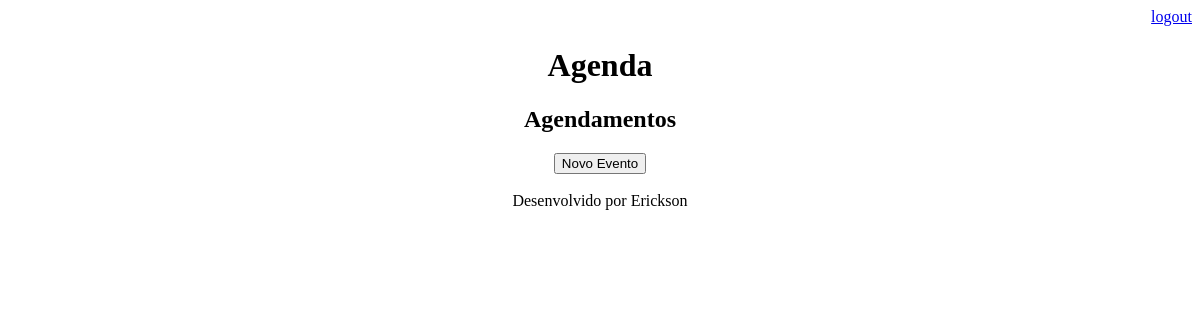
The page /agenda/lista (signed in) on the database as committed earlier.
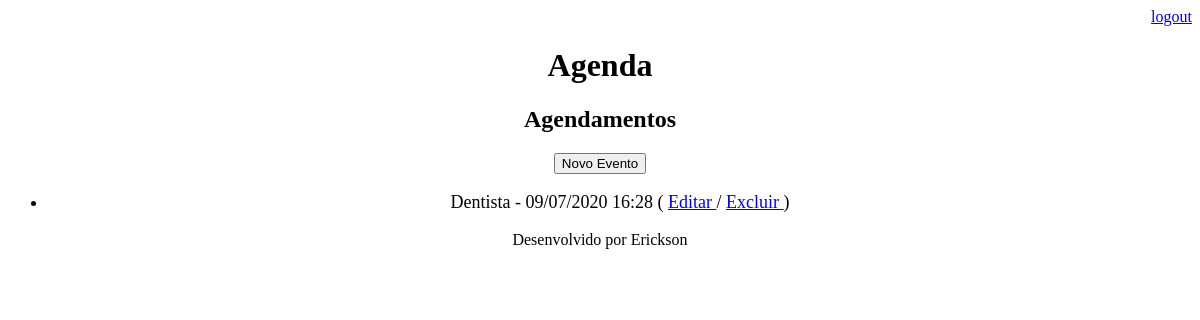
The same page on the database as committed later.
### core/models.py (models this page shows, shortened)
class Evento(models.Model):
    titulo = models.CharField(max_length=100, verbose_name='Título')
    descricao = models.TextField(blank=True, null=True)
    data_evento = models.DateTimeField(verbose_name='Data do Evento')
    data_criacao = models.DateTimeField(auto_now=True, verbose_name='DAta da Criação')
    local = models.CharField(max_length=100, blank=True, null=True)
    usuario = models.ForeignKey(User, on_delete=models.CASCADE)
    class Meta:
        db_table = 'evento'
    def get_data_evento(self):
        return self.data_evento.strftime('%d/%m/%Y %H:%M')
    def get_evento_atrasado(self):
        if self.data_evento < datetime.now():
            return True
        else:
            return False

### core/views.py (the view)
# urls.py: path('agenda/lista', json_evento),
@login_required(login_url='/login/')
def json_evento(request):
    usuario = request.user
    data_atual = datetime.now() - timedelta(hours=1)
    evento = Evento.objects.filter(usuario=usuario, data_evento__gt=data_atual)
    dados = {'eventos': evento}
    return render(request, 'agenda.html', dados)

### templates/agenda.html (shortened to what this page needs)
{% extends "model-page.html" %}
{% block content %}
    <div align="center">
    <h2>Agendamentos</h2>
    <a href="evento/">
        <button type="button">Novo Evento</button>
    </a>
    <ul style="font-size: 18px">
        {% for evento in eventos %}
            <li>
                <div style=>
                {{ evento.titulo }} - {{ evento.get_data_evento}}
                (
                <a href="evento/?id={{ evento.id }}"> Editar </a>
                /
                <a href="evento/delete/{{ evento.id }}"> Excluir </a>
                )
                </div>
            </li>
        {% endfor %}
    </ul>
    </div>
{% endblock %}

### templates/model-page.html
<!DOCTYPE html>
<html lang="en">
<head>
    {% include "model-header.html" %}
</head>
<body>
    {% block content %} {% endblock%}
    {% include "model-footer.html" %}
</body>
</html>

### templates/model-header.html (shortened to what this page needs)
<div align="right"><a href="/logout">logout</a></div>
<h1 align="center">Agenda</h1>

### templates/model-footer.html
<p align="center">Desenvolvido por Erickson</p>

Rows that differ between the two databases and show on the page:
added Evento: titulo "Dentista", get_data_evento "09/07/2020 16:28"
